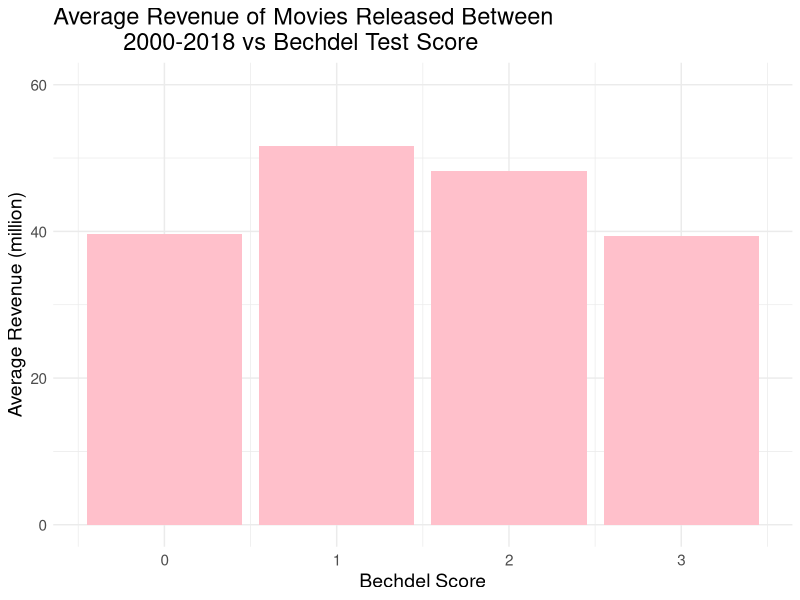
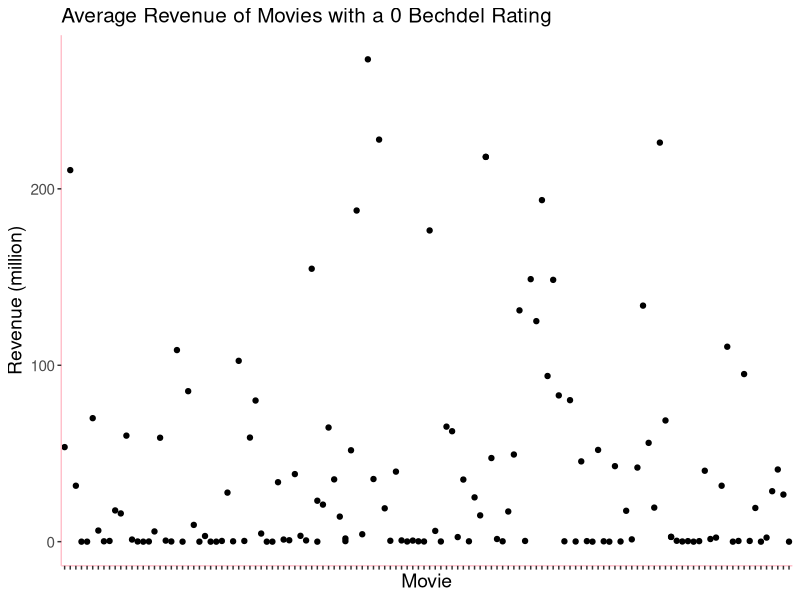
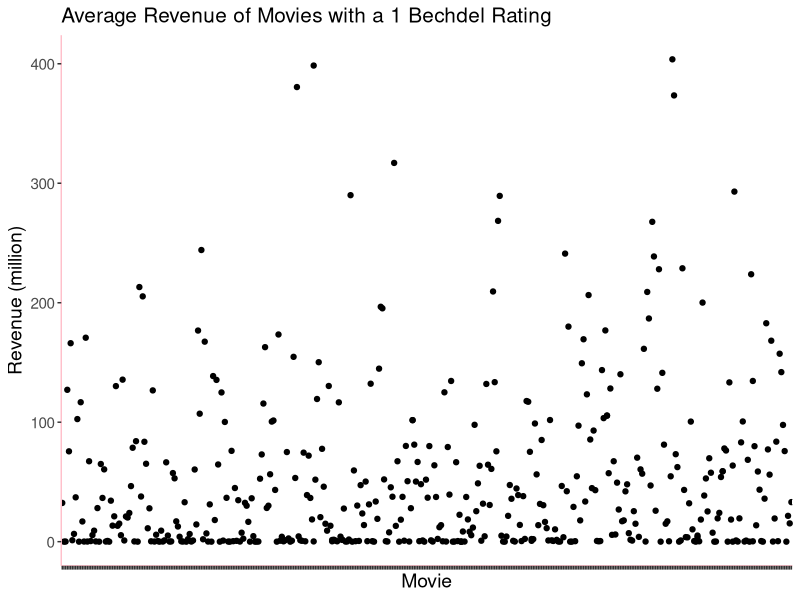
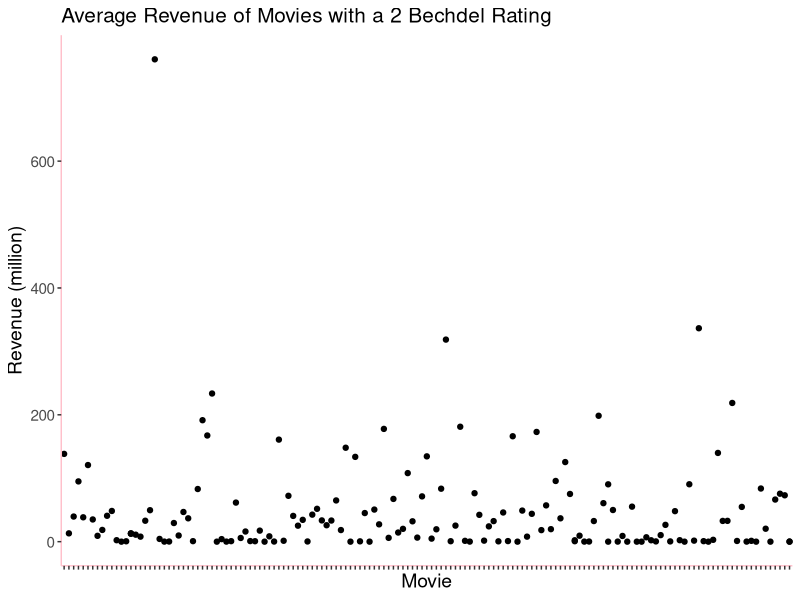
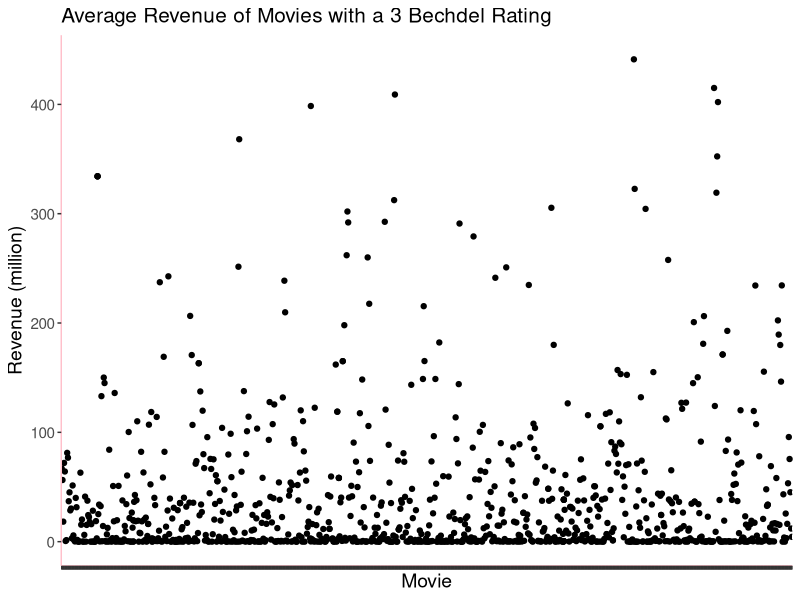

R code for these plots, in order:
library(ggplot2)
library(dplyr)

# goal: create plot that compares bechdel test score to revenue the of
# movies from 2000-2018

# load datsets
rev <- read.csv("./data/Bechdel-master_revenue.csv",
                stringsAsFactors = FALSE)
bechdel <- read.csv("./data/bechdel_test_df.csv",
                    stringsAsFactors = FALSE)

# get rid of uneccessary columns
rev_select <- rev %>%
  select(Movie, Revenue, Year)
  
bechdel_select <- bechdel %>%
  select(title, rating)

# join tibbles
joined_data <- left_join(rev_select, bechdel_select, by = c("Movie" = "title"))

# filter out movies with no bechdel score (na values), movies where revenue
# is equal to 0, and filter out movies released before 2000 to account
# for inflation
filtered_data <- joined_data %>%
  filter(!is.na(rating)) %>%
  filter(Revenue > 0) %>%
  filter(Year > 1999) %>%
  rename(Rating = rating) %>%
  mutate(Revenue = Revenue / 1000000,
         Revenue = round(Revenue, 1))

# find average revenue of movies with each score (0-3) and scale down
# revenue to make it easier to understand on the chart
summary_values <- filtered_data %>%
  group_by(Rating) %>%
  summarise(avg_rev = mean(Revenue)) %>%
  mutate(Revenue = round(avg_rev, 1))

# make plot
plot_3 <- ggplot(data = summary_values, aes(x = Rating, y = Revenue)) +
  geom_bar(stat = "identity", fill = "pink") +
  theme_minimal() +
  ggtitle("Average Revenue of Movies Released Between
          2000-2018 vs Bechdel Test Score") +
  xlab("Bechdel Score") + ylab("Average Revenue (million)") +
  ylim(0, 60) +
  theme(axis.text = element_text(size = 11)) +
  theme(axis.title = element_text(size = 14)) +
  theme(plot.title = element_text(size = 17))

# new datasets for shiny charts
sum0 <- filtered_data %>%
  filter(Rating == 0)

sum1 <- filtered_data %>%
  filter(Rating == 1)

sum2 <- filtered_data %>%
  filter(Rating == 2)

sum3 <- filtered_data %>%
  filter(Rating == 3)

# plots for shiny

shiny_plot_0 <- ggplot(data = sum0, aes(x = Movie, y = Revenue)) +
  geom_point() +
  ggtitle("Average Revenue of Movies with a 0 Bechdel Rating") +
  xlab("Movie") + ylab("Revenue (million)") +
  theme_bw() +
  theme(axis.text = element_text(size = 11),
        axis.title = element_text(size = 14),
        axis.text.x = element_blank(),
        plot.title = element_text(size = 15),
        panel.border = element_blank(),
        panel.grid.major = element_blank(),
        panel.grid.minor = element_blank(),
        axis.line = element_line(colour = "pink"))

shiny_plot_1 <- ggplot(data = sum1, aes(x = Movie, y = Revenue)) +
  geom_point() +
  ggtitle("Average Revenue of Movies with a 1 Bechdel Rating") +
  xlab("Movie") + ylab("Revenue (million)") +
  theme_bw() +
  theme(axis.text = element_text(size = 11),
        axis.title = element_text(size = 14),
        axis.text.x = element_blank(),
        plot.title = element_text(size = 15),
        panel.border = element_blank(),
        panel.grid.major = element_blank(),
        panel.grid.minor = element_blank(),
        axis.line = element_line(colour = "pink"))

shiny_plot_2 <- ggplot(data = sum2, aes(x = Movie, y = Revenue)) +
  geom_point() +
  ggtitle("Average Revenue of Movies with a 2 Bechdel Rating") +
  xlab("Movie") + ylab("Revenue (million)") +
  theme_bw() +
  theme(axis.text = element_text(size = 11),
        axis.title = element_text(size = 14),
        axis.text.x = element_blank(),
        plot.title = element_text(size = 15),
        panel.border = element_blank(),
        panel.grid.major = element_blank(),
        panel.grid.minor = element_blank(),
        axis.line = element_line(colour = "pink"))

shiny_plot_3 <- ggplot(data = sum3, aes(x = Movie, y = Revenue)) +
  geom_point() +
  ggtitle("Average Revenue of Movies with a 3 Bechdel Rating") +
  xlab("Movie") + ylab("Revenue (million)") +
  theme_bw() +
  theme(axis.text = element_text(size = 11),
        axis.title = element_text(size = 14),
        axis.text.x = element_blank(),
        plot.title = element_text(size = 15),
        panel.border = element_blank(),
        panel.grid.major = element_blank(),
        panel.grid.minor = element_blank(),
        axis.line = element_line(colour = "pink"))
